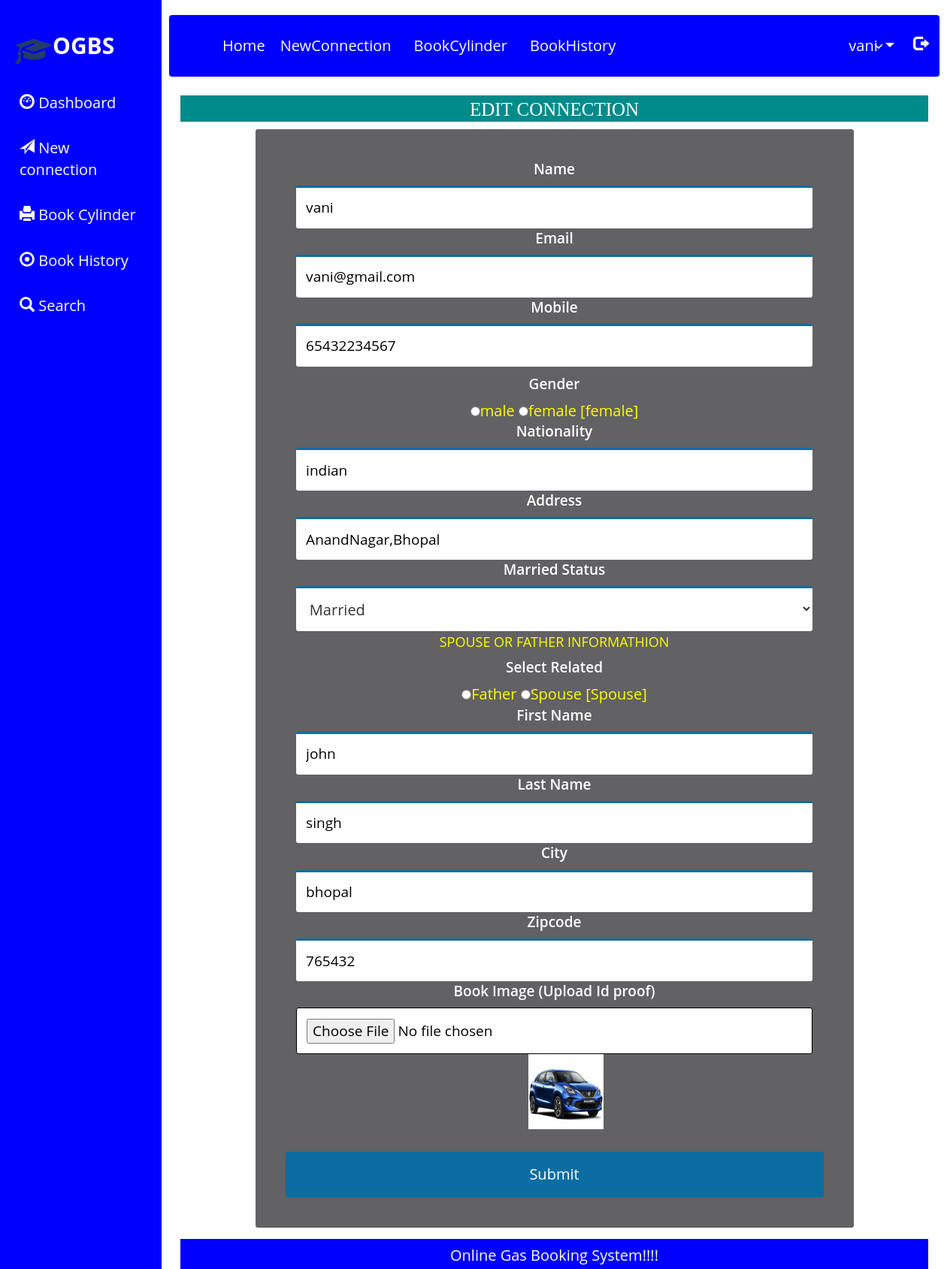
The app's page /editconnection (signed in) with its own data.
### gasbooking/models.py (models this page shows, shortened)
class Registration(models.Model):
    user=models.ForeignKey(User,on_delete=models.CASCADE, null=True)
    mobile=models.CharField(max_length=100,null=True)

class Newconnection(models.Model):
    user=models.ForeignKey(Registration,on_delete=models.CASCADE, null=True)
    gen=models.CharField(max_length=100,null=True)
    nationality=models.CharField(max_length=100,null=True)
    merriedstatus=models.CharField(max_length=100,null=True)
    address=models.CharField(max_length=100,null=True)
    related=models.CharField(max_length=100,null=True)
    fname=models.CharField(max_length=100,null=True)
    lname=models.CharField(max_length=100,null=True)
    city=models.CharField(max_length=100,null=True)
    connection=models.CharField(max_length=100,null=True)
    registration=models.CharField(max_length=100,null=True)
    date=models.CharField(max_length=100,null=True)
    zipcode=models.CharField(max_length=100,null=True)
    img=models.FileField(null=True)
    cost=models.CharField(max_length=100,null=True)
    status=models.CharField(max_length=100,null=True)

### gasbooking/views.py (the view, shortened to what this page needs)
# urls.py: path('editconnection',edit_connection,name='edit_connection'),
def edit_connection(request):
    if not request.user.is_authenticated:
        return redirect('login')
    user=User.objects.get(id=request.user.id)
    data=Registration.objects.get(user=user)
    data1=Newconnection.objects.get(user=data)
    error=False
    d={'data1':data1,'error':error,'data':data,}
    return render(request,'edit_connection.html',d)

### gasbooking/templates/edit_connection.html (shortened to what this page needs)
{% extends 'user_nav.html' %}
{% block body %}
{% load static %}
<center>
    <h1 style="font-size:25px; background-color:darkcyan;height:35px;color:white;padding:5px;margin-top:5px;font-family : 'Monotype Corsiva" align="center"> EDIT CONNECTION </h1>
	    <div class="main-content" style="width:100%">
				<div class="contact-w3" style="width:80%;margin-top:5px">
					    <form action="" method="post" enctype="multipart/form-data">
						<label>Name</label>
						<input type="text" name="uname" value="{{request.user.username}}" required>
                        <label>Email</label>
						<input type="email" name="email" value="{{request.user.email}}" required>
                            <label>Mobile</label>
						<input type="text" name="mobile" value="{{data.mobile}}" required>
                        <label for="gender" style="margin-top:10px">Gender</label>
                            <input type="radio" name="gender" value="male" style="color:white"><span style="color:yellow">male</span>
                            <input type="radio"  name="gender" value="female" style="color:white"><span style="color:yellow">female [{{data1.gen}}]</span>
                             <label>Nationality</label>
						<input type="text" name="nationality" value="{{data1.nationality}}" required>
  <label>Address</label>
						<input type="text" name="add"  value="{{data1.address}}" required>
                            <label>Married Status</label>
                        <select name="married"  >
                                <option value="" value="{{data1.merriedstatus}}">{{data1.merriedstatus}}</option>
                            </select>
                            <h4 style="color:yellow ;MARGIN-TOP:5PX">SPOUSE OR FATHER INFORMATHION</h4>
                            <label for="gender" style="margin-top:10px" >Select Related</label>
                            <input type="radio" name="ralated" value="Father" style="color:white"><span style="color:yellow">Father</span>
                            <input type="radio"  name="ralated" value="Spouse" style="color:white"><span style="color:yellow">Spouse [{{data1.related}}]</span>
                            <label>First Name</label>
						<input type="text" name="fname"  value="{{data1.fname}}" required>
                        <label>Last Name</label>
						<input type="text" name="lname" value="{{data1.lname}}" required>
                             <label>City</label>
						<input type="text" name="city" value="{{data1.city}}"required>
                             <label>Zipcode</label>
						<input type="text" name="zipcode"  value="{{data1.zipcode}}" required>
						<label>Book Image (Upload Id proof)</label>
						<input type="file" name="img" style="border:1px solid black;background-color:white" value="choose file" required>
                                     <img src="{{data1.img.url}}" style="width:100px;height:100px;margin-left:30px;margin-bottom:10px">
						<input type="submit" value="Submit">
					</form>
				</div>
			</div>
    </center>
<div class="footer" align="center" style=" margin-top:15px; background-color:blue; height:40px;color:white; padding:8px;">
    Online Gas Booking System!!!!
</div>
		{% endblock %}

### gasbooking/templates/user_nav.html (shortened to what this page needs)
<!DOCTYPE html>
{% load static %}
<html>
<head>
<link rel="stylesheet" href="https://cdnjs.cloudflare.com/ajax/libs/font-awesome/4.7.0/css/font-awesome.min.css">
<link rel="stylesheet" href="https://stackpath.bootstrapcdn.com/bootstrap/4.5.0/css/bootstrap.min.css">
   <link href="static/style.css" rel="stylesheet" type="text/css" media="all"/>
        <link rel="stylesheet" href="static/style4.css">
        <link rel="stylesheet" href="https://cdnjs.cloudflare.com/ajax/libs/font-awesome/4.7.0/css/font-awesome.min.css">
        <link rel="stylesheet" href="https://maxcdn.bootstrapcdn.com/bootstrap/3.3.7/css/bootstrap.min.css">
  <link rel = stylesheet href = "//cdn.datatables.net/1.10.19/css/jquery.dataTables.min.css">
</head>
<body>
<div class="sidenav">
    <div style="padding:20px">
    <img src="{% static 'image/logo.png' %}" style="width:50px;color:white"><span style="font-weight:bold;color:white;font-size:30px">OGBS</span>
  </div>
    <a href="{% url 'user_home' %}">  <i class="glyphicon glyphicon-dashboard" style="color:white"></i> Dashboard</a>
  <a href="{% url 'newconnection' %}">   <i class="glyphicon glyphicon-send" style="color:white"></i> New connection</a>
  <a href="{% url 'bookcylinder' %}">  <i class="glyphicon glyphicon-print" style="color:white"></i>  Book Cylinder</a>
  <a href="{% url 'view_booking' %}">  <i class="glyphicon glyphicon-record" style="color:white"></i>  Book History</a>
  <a href="{% url 'search_booking' %}">  <i class="glyphicon glyphicon-search" style="color:white"></i> Search</a>
</div>
<div class="main" style="margin-left:215px">
  <nav class="navbar navbar-expand-lg navbar-light" style="background-color:blue;color:white">
  <a class="navbar-brand" href="#" style="color:white"></a>
  <div class="collapse navbar-collapse" id="navbarNavdropdown">
    <ul class="navbar-nav">
      <li class="nav-item">
        <a class="nav-link" href="{% url 'user_home' %}" style="color:white">Home <span class="sr-only">(current)</span></a>
      </li>
      <li class="nav-item">
        <a class="nav-link" href="{% url 'newconnection' %}" style="color:white;margin-left:10px">NewConnection</a>
      </li>
      <li class="nav-item">
        <a class="nav-link" href="{% url 'bookcylinder' %}" style="color:white;margin-left:20px">BookCylinder</a>
      </li>
        <li class="nav-item">
        <a class="nav-link" href="{% url 'view_booking' %}" style="color:white;margin-left:20px">BookHistory</a>
      </li>
      <li class="nav-item dropdown">
        <a class="nav-link dropdown-toggle" style="color:white;margin-left:300px; href="#" id="navbardropdownMenuLink" role="button" data-toggle="dropdown" aria-haspopup="true" aria-expanded="false">
          {{request.user.username}}
        </a>
      </li>
        <li><a href="{% url 'logout_user' %}" style="color:white">  <i style="color:white;margin-left:20px;font-size:20px;margin-top:10px" class="glyphicon glyphicon-log-out"></i> </a></li>
    </ul>
  </div>
</nav>
    <div class="container-fluid">
    {% block body %}
    {% endblock %}
</div>
  </div>
</body>
</html>

### gasbooking/static/style.css (style rules this page uses)
html,body,div,span,applet,object,iframe,h1,h2,h3,h4,h5,h6,p,blockquote,pre,a,abbr,acronym,address,big,cite,code,del,dfn,em,img,ins,kbd,q,s,samp,small,strike,strong,sub,sup,tt,var,b,u,i,dl,dt,dd,ol,nav ul,nav li,fieldset,form,label,legend,table,caption,tbody,tfoot,thead,tr,th,td,article,aside,canvas,details,embed,figure,figcaption,footer,header,hgroup,menu,nav,output,ruby,section,summary,time,mark,audio,video { margin:0;padding:0;border:0;font-size:100%;font:inherit;vertical-align:baseline; }
article, aside, details, figcaption, figure,footer, header, hgroup, menu, nav, section { display: block; }
ol,ul { list-style:none;margin:0px;padding:0px; }
a { text-decoration:none; }
img { max-width:100%; }
.contact-w3 { margin: 4em auto 0; width: 30%; -webkit-appearance: none; background-color: rgba(7, 6, 11, 0.63); padding: 2em; border-radius:3px; }
.contact-w3 input[type="text"],[type="time"],[type="password"],[type="date"],[type="email"],[type="file"],[type="number"], .contact-w3 textarea { width: 96%; padding: 0.7em; background: #fff; color: #000; border: none; outline: none; font-size: 0.95em; border-top: 3px solid #0c6da2; border-radius: 3px; -moz-border-radius: 3px; -webkit-border-radius: 3px; -o-border-radius: 3px; font-family: 'Open Sans', sans-serif; }
select { width: 96%; padding: 0.7em; background: #fff; color: #000; border: none; outline: none; font-size: 0.95em; border-top: 3px solid #0c6da2; border-radius: 3px; -moz-border-radius: 3px; -webkit-border-radius: 3px; -o-border-radius: 3px; font-family: 'Open Sans', sans-serif; }
.contact-w3 label { font-size: 0.95em !important; color: #fff !important; margin-bottom: 8px; display: block; font-weight: 600; }
.contact-w3 input[type="submit"] { font-size: 1em; padding: 0.8em; display: block; margin-top: 1em; outline: none; background: #0c6da2; color: #fff; border: none; width: 100%; cursor: pointer; transition: 0.5s all; -webkit-transition: 0.5s all; -moz-transition: 0.5s all; -o-transition: 0.5s all; -ms-transition: 0.5s all; border-radius: 3px; -moz-border-radius: 3px; -webkit-border-radius: 3px; -o-border-radius: 3px; font-family: 'Open Sans', sans-serif; }
@media (max-width:1366px) { .contact-w3 { width: 32%; } }
@media (max-width:1280px) { .contact-w3 { width: 35%; } }

### gasbooking/static/style4.css (style rules this page uses)
body { font-family: 'Poppins', sans-serif; background: #fafafa; }
a, a:hover, a:focus { color: inherit; text-decoration: none; transition: all 0.3s; }
.navbar { padding: 15px 10px; background: #fff; border: none; border-radius: 0; margin-bottom: 40px; box-shadow: 1px 1px 3px rgba(0, 0, 0, 0.1); }
i, span { display: inline-block; }
a[aria-expanded="false"]::before, a[aria-expanded="true"]::before { content: '\e259'; display: block; position: absolute; right: 20px; font-family: 'Glyphicons Halflings'; font-size: 0.6em; }

### gasbooking/templates/user_nav.html (style rules this page uses)
body { font-family: "Lato", sans-serif; }
.sidenav { height: 100%; width: 215px; position: fixed; z-index: 1; top: 0; left: 0; color:white; background-color:blue; overflow-x: hidden; padding-top: 20px; }
.sidenav a, .dropdown1-btn { padding: 16px 18px 16px 26px; text-decoration: none; font-size: 20px; color: white; display: block; border: none; background: none; width: 100%; text-align: left; cursor: pointer; outline: none; }
.main { margin-left: 200px; font-size: 20px; padding: 0px 10px; }
body { margin:0;font-family:Arial }
.dropdown { float:right; }

### records on screen
Registration: mobile "65432234567"
Newconnection: gen "female", nationality "indian", add "AnandNagar,Bhopal", married "Married", related "Spouse", fname "john", lname "singh", city "bhopal", zipcode "765432", img (picture)

### other values on screen
{{ request.user.username }} "vani"
